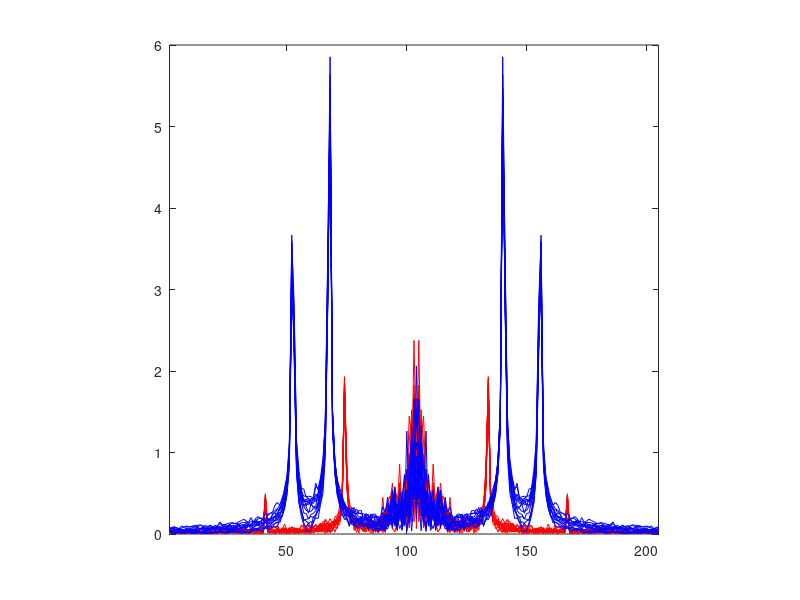

MATLAB code for this plot:
% Divide phone dial sounds into several samples
%
% Samuli Siltanen Feb 2021

%% Put data snippets into matrices

% Load precomputed data
load data/twosounds s3 s7 fs
len = length(s3);

% Initialize sample matrices
N = 2^11;
K = floor(len/N);
s3mat = zeros(N,K);
s7mat = zeros(N,K);

% Chop the original signals into K snippets, each stored as one column in
% the corresponding matrix
for iii = 1:K
    s3mat(:,iii) = s3((iii-1)*N+[1:N]);
    s7mat(:,iii) = s7((iii-1)*N+[1:N]);
end


%% Calculate FFTs

% Fast Fourier transform applied to columns
Fs3mat = fftshift(fft(s3mat),1);
Fs7mat = fftshift(fft(s7mat),1);

% Crop the FFTs
ind1 = round(.45*size(Fs3mat,1));
ind2 = round(.55*size(Fs3mat,1));
Fs3mat = Fs3mat(ind1:ind2,:);
Fs7mat = Fs7mat(ind1:ind2,:);


% Plot
figure(30)
clf
plot(abs(Fs3mat),'r')
hold on
plot(abs(Fs7mat),'b')
axis square
xlim([1 size(Fs3mat,1)])


%% Calculate svm

% Use 20 samples of the data to train an SVM
X = [abs(Fs3mat(:,1:10)).';abs(Fs7mat(:,1:10)).'];
Y = [3*ones(10,1);7*ones(10,1)];
svm = fitcsvm(X,Y);

% See how the svm performs with the remaining 8 samples
predict(svm,abs(Fs3mat(:,11:end)).') 
predict(svm,abs(Fs7mat(:,11:end)).') 